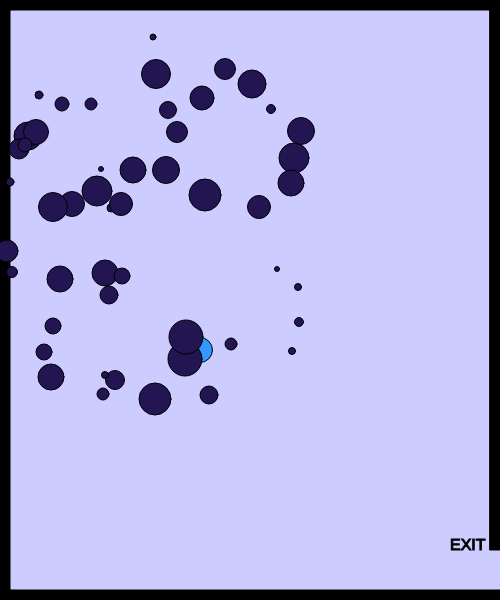
Frame 1 (no input)
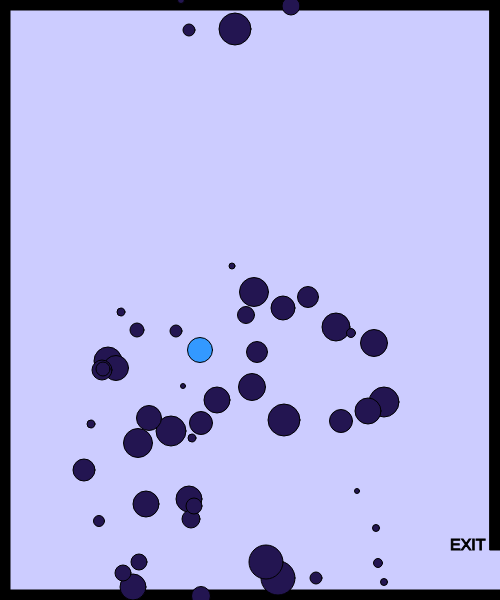
Frame 60 (no input)
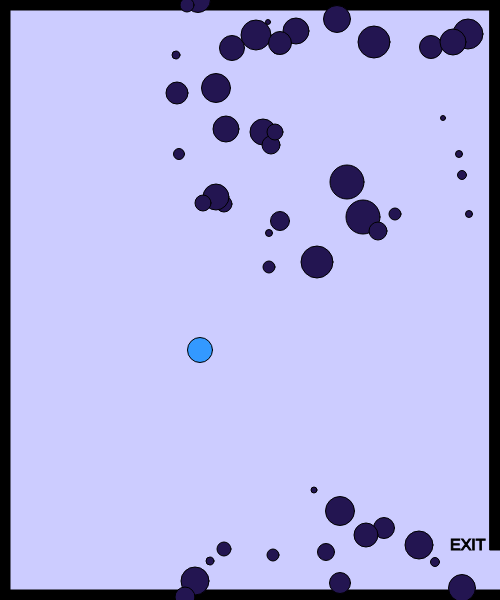
Frame 120 (the mouse pressed at the canvas centre since frame 60)

The p5.js sketch that drew these frames (run headless with seeded random() and noise() and a simulated clock; from frame 60 on, the mouse is pressed at the canvas centre):

// p5.js sketch
// ── sketch.js
//character variables
var characterX = 100;
var characterY = 100;
//keys?
var w = 87;
var s = 83;
var a = 65;
var d = 68;

//shape variables
var shapeX = 30;
var shapeY = 50;

var shapeXs = [];
var shapeYs = [];
var diameters = [];

var shapeXSpeeds = [];
var shapeYSpeeds = [];

var mouseShapeX;
var mouseShapeY;

function setup() {
    createCanvas(500, 600);

    for (var i = 0; i < 50; i++) {
        shapeXSpeeds[i] = Math.floor(Math.random() * (Math.floor(Math.random() * 5)) + 1);
        shapeYSpeeds[i] = Math.floor(Math.random() * (Math.floor(Math.random() * 2)) + 3);
        shapeXs[i] = getRandomNumber(300);
        shapeYs[i] = getRandomNumber(400);
        diameters[i] = getRandomNumber(30);
    }

    createCharacter(200,350);
}

function draw() {
    background(204,204,255);
    stroke(0);
    fill(0);

    // call createBorders function
    createBorders(10);

    // exit message
    textSize(16);
    text("EXIT", width-50, height-50)

    //createCharacter(200,350);
    drawCharacter();
    characterMovement();


    // enemy
    fill(35, 21, 81);
    for (var i = 0; i < shapeXs.length; i++) {
        circle(shapeXs[i], shapeYs[i], diameters[i]);
        shapeXSpeeds[i] = Math.floor(Math.random() * (Math.floor(Math.random() * 4)) + 1);
        shapeYSpeeds[i] = Math.floor(Math.random() * (Math.floor(Math.random() * 6)) + 3);




        
        shapeXs[i] += shapeXSpeeds[i];
        shapeYs[i] += shapeYSpeeds[i];
        
        if (shapeXs[i] > width) {
            shapeXs[i] = 0;
        }
        if (shapeXs[i] < 0) {
            shapeXs[i] = width;
        }
        if (shapeYs[i] > height) {
            shapeYs[i] = 0;
        }
        if (shapeYs[i] < 0) {
            shapeYs[i] = height;
        }
    }
    // mouseclick
    fill(35, 21, 81);
    circle(mouseShapeX, mouseShapeY, 25);
}

function characterMovement() {
    if (keyIsDown(w)) {
        characterY -= 10;
    }
    if (keyIsDown(s)) {
        characterY += 10;
    }
    if (keyIsDown(a)) {
        characterX -= 10;
        console.log("movement: " + characterX);
    }
    if (keyIsDown(d)) {
        characterX += 10;
    }
}

function createCharacter(x, y) {
    characterX = x;
    characterY = y;
}

function drawCharacter() {
    fill(51,153,255);
    circle(characterX, characterY, 25);
}

function createBorders(thickness) {
    
    rect(0,0,width,thickness);

    rect(0,0,thickness,height);
  
    rect(0,height-thickness,width,thickness);
  
    rect(width-thickness,0,thickness,height-50);
}

function mouseClicked() {
    mouseShapeX = mouseX;
    mouseShapeY = mouseY;
}

function getRandomNumber(number) {
    return Math.floor(Math.random() * number) + 5;
}
